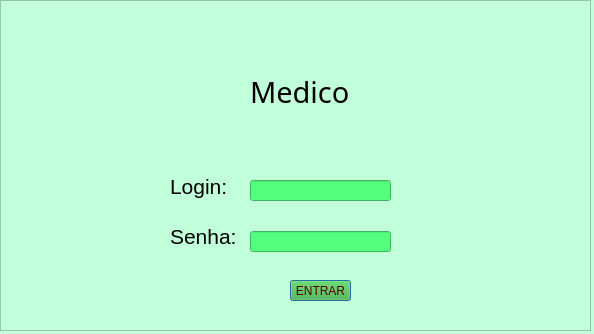
<?xml version="1.0" encoding="UTF-8"?>
<ui version="4.0">
 <class>DialogLoginMedico</class>
 <widget class="QDialog" name="DialogLoginMedico">
  <property name="geometry">
   <rect>
    <x>0</x>
    <y>0</y>
    <width>594</width>
    <height>334</height>
   </rect>
  </property>
  <property name="windowTitle">
   <string>Login do Medico</string>
  </property>
  <property name="styleSheet">
   <string notr="true">background-color: rgb(192, 255, 218);</string>
  </property>
  <widget class="QFrame" name="frameLoginRecepcao">
   <property name="geometry">
    <rect>
     <x>0</x>
     <y>0</y>
     <width>591</width>
     <height>331</height>
    </rect>
   </property>
   <property name="frameShape">
    <enum>QFrame::StyledPanel</enum>
   </property>
   <property name="frameShadow">
    <enum>QFrame::Raised</enum>
   </property>
   <widget class="QLabel" name="labelSenhaMedico">
    <property name="geometry">
     <rect>
      <x>170</x>
      <y>221</y>
      <width>71</width>
      <height>31</height>
     </rect>
    </property>
    <property name="font">
     <font>
      <pointsize>16</pointsize>
     </font>
    </property>
    <property name="text">
     <string>Senha:</string>
    </property>
   </widget>
   <widget class="QLineEdit" name="lineEditSenhaMedico">
    <property name="geometry">
     <rect>
      <x>250</x>
      <y>231</y>
      <width>141</width>
      <height>21</height>
     </rect>
    </property>
    <property name="styleSheet">
     <string notr="true">background-color: rgb(85, 255, 127);</string>
    </property>
    <property name="echoMode">
     <enum>QLineEdit::Password</enum>
    </property>
   </widget>
   <widget class="QLabel" name="labelLoginMedico">
    <property name="geometry">
     <rect>
      <x>170</x>
      <y>171</y>
      <width>61</width>
      <height>31</height>
     </rect>
    </property>
    <property name="font">
     <font>
      <pointsize>16</pointsize>
     </font>
    </property>
    <property name="text">
     <string>Login:</string>
    </property>
   </widget>
   <widget class="QLabel" name="labelTituloMedico">
    <property name="geometry">
     <rect>
      <x>250</x>
      <y>71</y>
      <width>131</width>
      <height>41</height>
     </rect>
    </property>
    <property name="font">
     <font>
      <family>Castellar</family>
      <pointsize>22</pointsize>
     </font>
    </property>
    <property name="text">
     <string>Medico</string>
    </property>
   </widget>
   <widget class="QLabel" name="labelLogo">
    <property name="geometry">
     <rect>
      <x>140</x>
      <y>41</y>
      <width>91</width>
      <height>81</height>
     </rect>
    </property>
    <property name="text">
     <string/>
    </property>
    <property name="pixmap">
     <pixmap>logoHospital.png</pixmap>
    </property>
   </widget>
   <widget class="QLineEdit" name="lineEditLoginMedico">
    <property name="geometry">
     <rect>
      <x>250</x>
      <y>180</y>
      <width>141</width>
      <height>21</height>
     </rect>
    </property>
    <property name="styleSheet">
     <string notr="true">background-color: rgb(85, 255, 127);</string>
    </property>
   </widget>
   <widget class="QLabel" name="labelLogo_2">
    <property name="geometry">
     <rect>
      <x>140</x>
      <y>60</y>
      <width>91</width>
      <height>71</height>
     </rect>
    </property>
    <property name="text">
     <string/>
    </property>
    <property name="pixmap">
     <pixmap>Formularios/logoHospital.png</pixmap>
    </property>
   </widget>
   <widget class="QPushButton" name="pushButtoneEntrarMedico">
    <property name="geometry">
     <rect>
      <x>290</x>
      <y>280</y>
      <width>61</width>
      <height>21</height>
     </rect>
    </property>
    <property name="styleSheet">
     <string notr="true">background-color: rgb(57, 175, 48);
color: rgb(85, 0, 0);</string>
    </property>
    <property name="text">
     <string>ENTRAR</string>
    </property>
   </widget>
  </widget>
 </widget>
 <resources/>
 <connections/>
</ui>
